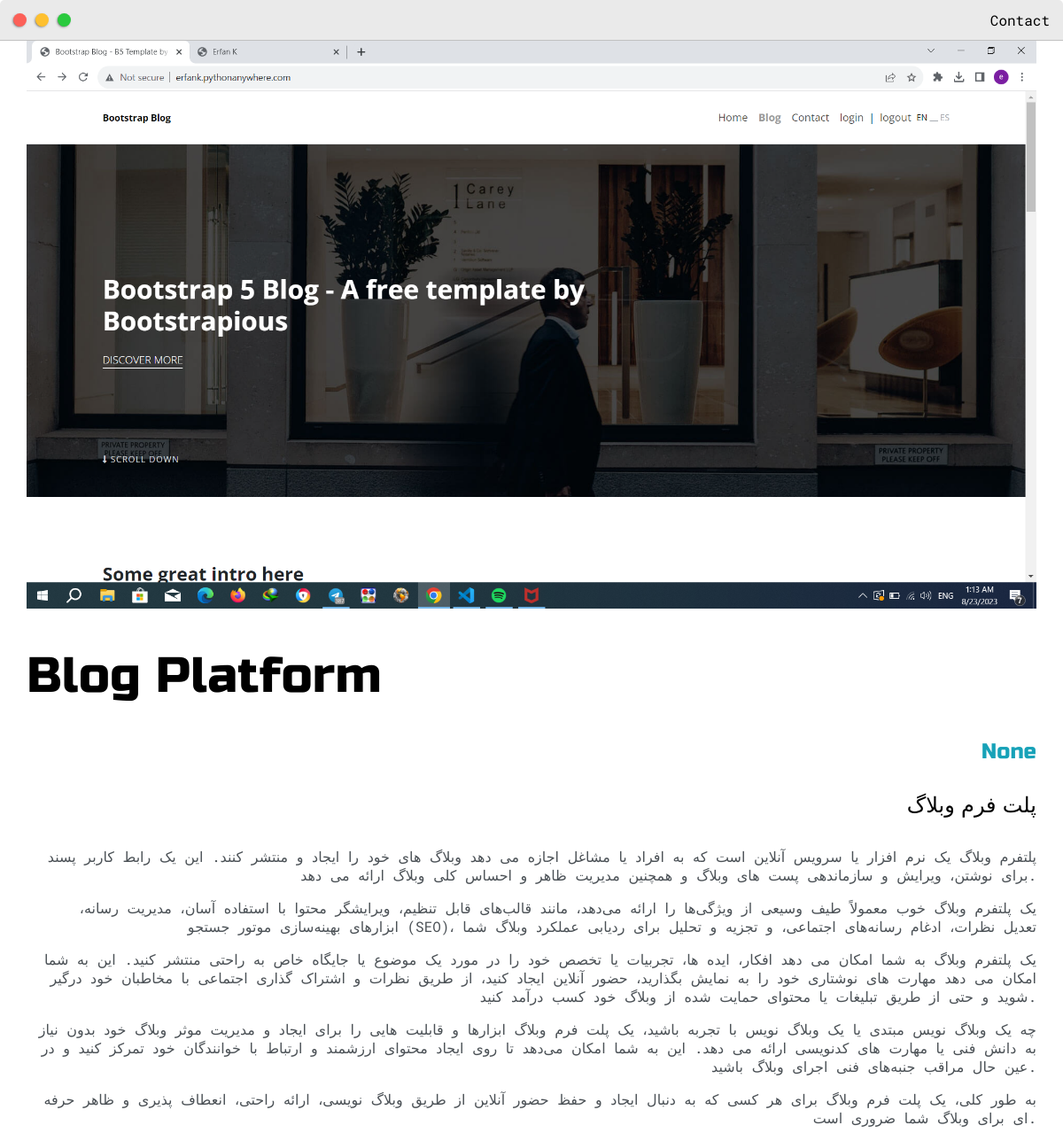
The app's page /post/4/ with its own data.
### base/models.py (models this page shows, shortened)
class Post(models.Model):
    headline = models.CharField(max_length=200)
    sub_headline = models.CharField(max_length=200, null=True, blank=True)
    thumbnail = models.ImageField(null=True, blank=True, upload_to='images', default="placeholder...")
    body = models.TextField(null=True, blank=True)
    created = models.DateTimeField(auto_now_add=True)
    active = models.BooleanField(default=False)
    featured = models.BooleanField(default=True)
    tags = models.ManyToManyField(Tag, null=True)
    slug = models.SlugField()
    link = models.URLField(null=True, blank=True)  # Added link field

### base/views.py (the view)
# urls.py: path('post/<slug>/', views.PostDetail.as_view(), name='post'),
class PostDetail(generic.DetailView):
    model = Post
    context_object_name = 'post'
    template_name = 'base/post.html'

### base/templates/base/post.html (shortened to what this page needs)
{% extends 'base/main.html' %}
{% load static %}
{% block content %}
<div class="main-container">
	<img src="{{ post.thumbnail.url }}">
	<h1 class="center">{{ post.headline }}</h1>
	<h4 class="center">	<a class="center" href="https://erfankha.pythonanywhere.com/">{{ post.link }}</a></h4>
	<h4 class="corner-bl">{{ post.sub_headline }}</h4>
	<p>{{ post.body|linebreaks }}</p>
</div>
{% endblock content %}

### static/css/default.css (style rules this page uses)
:root { --mainColor:#eaeaea; --secondaryColor:#fff; --borderColor:#c1c1c1; --mainText:black; --secondaryText:#4b5156; --themeDotBorder:#24292e; --previewBg:rgb(251, 249, 243, 0.8); --previewShadow:#f0ead6; --buttonColor:black; }
html, body { padding: 0; margin: 0; scroll-behavior: smooth; }
body * { transition: 0.3s; }
h1, h2, h3, h4, h5, h6, strong { color: var(--mainText); font-family: 'Russo One', sans-serif; font-weight: 500; }
p, li, span, label, input, textarea { color: var(--secondaryText); font-family: 'Roboto Mono', monospace; }
a { text-decoration: none; color:#17a2b8; }
h1 { font-size: 56px; }
h4 { font-size: 24px; }
.main-container { width: 1200px; margin: 0 auto; }
@media screen and (max-width: 1200px) { .main-container { width: 95%; } }

### base/templates/base/main.html (style rules this page uses)
:root { --mainColor:#eaeaea; --secondaryColor:#fff; --borderColor:#c1c1c1; --mainText:black; --secondaryText:#4b5156; --themeDotBorder:#24292e; --previewBg:rgb(251, 249, 243, 0.8); --previewShadow:#f0ead6; --buttonColor:black; }
html, body { padding: 0; margin: 0; scroll-behavior: smooth; }
body * { transition: 0.3s; }
h1, h2, h3, h4, h5, h6, strong { color: var(--mainText); font-family: 'Russo One', sans-serif; font-weight: 500; }
p, li, span, label, input, textarea { color: var(--secondaryText); font-family: 'Roboto Mono', monospace; }
a { text-decoration: none; color:#17a2b8; }
h1 { font-size: 56px; }
h4 { font-size: 24px; }
.main-container { width: 1200px; margin: 0 auto; }
@media screen and (max-width: 1200px) { .main-container { width: 95%; } }

### base/templates/base/post.html (style rules this page uses)
p { text-align: right; }
h4 { text-align: right; }
img { max-width: 100%; object-fit: cover; }

### records on screen
Post: thumbnail (picture), headline "Blog Platform", link "None", sub_headline "پلت فرم وبلاگ", body "پلتفرم وبلاگ یک نرم افزار یا سرویس آنلاین است که به افراد یا مشاغل اجازه می دهد وبلاگ های خود را ایجاد و منتشر کنند. این یک رابط کاربر پسند برای نوشتن، ویرایش و سازماندهی پست های وبلاگ و همچنین مدیریت ظاهر و احساس کلی وبلاگ ارائه می دهد. یک پلتفرم وبلاگ خوب معمولاً طیف وسیعی از ویژگی‌ها را ارائه می‌دهد، مانند قالب‌های قابل تنظیم، ویرایشگر محتوا با استفاده آسان، مدیریت رسانه، ابزارهای بهینه‌سازی موتور جستجو (SEO)، تعدیل نظرات، ادغام رسانه‌های اجتماعی، و تجزیه و تحلیل برای ردیابی عملکرد وبلاگ شما یک پلتفرم وبلاگ به شما امکان می دهد افکار، ایده ها، تجربیات یا تخصص خود را در مورد یک موضوع یا جایگاه خاص به راحتی منتشر کنید. این به شما امکان می دهد مهارت های نوشتاری خود را به نمایش بگذارید، حضور…"
